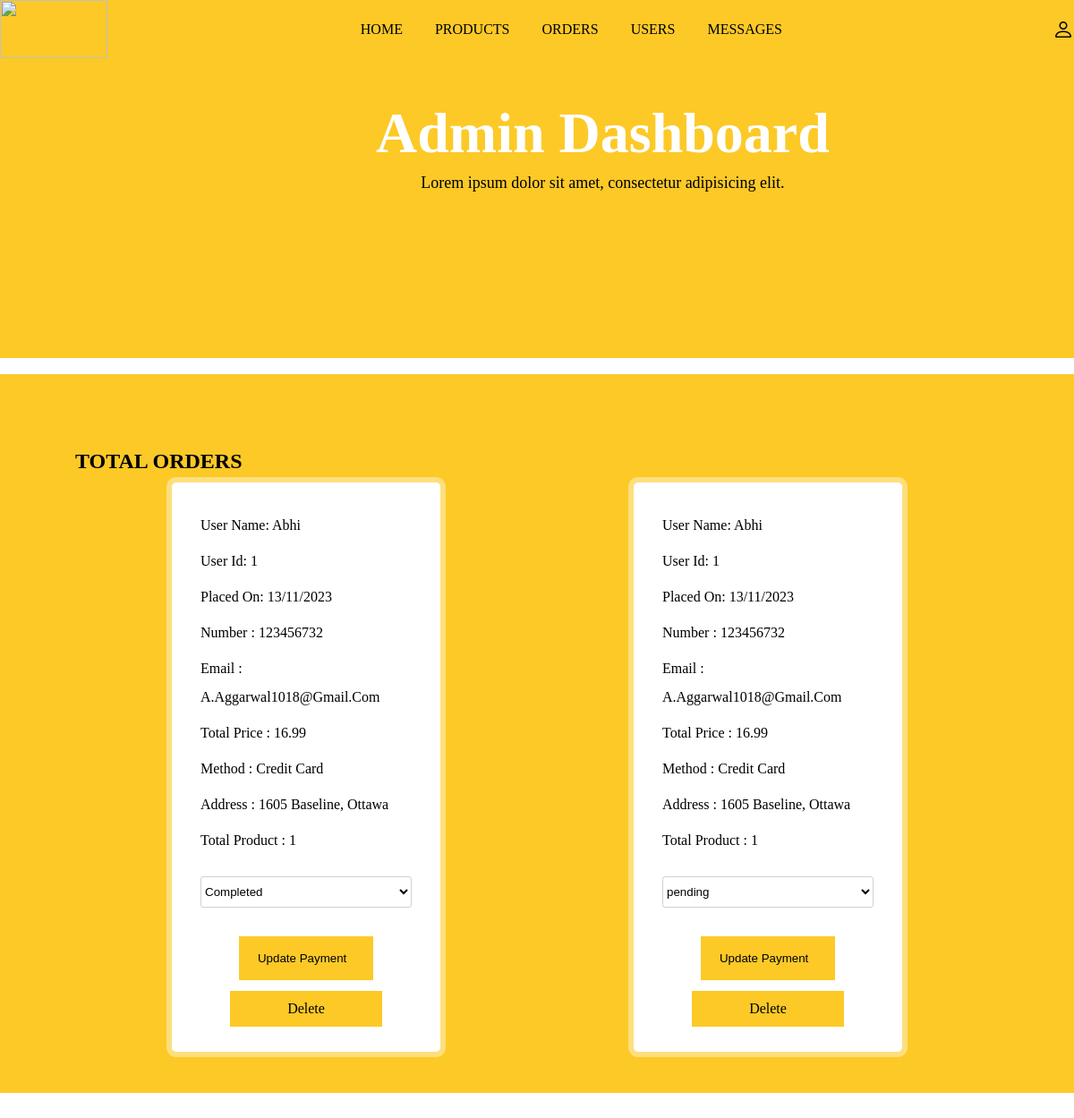
The app's page /admin_order.php (signed in) with its own data.
### tables this page shows
CREATE TABLE `order` (
  `id` int(255) NOT NULL,
  `user_id` int(255) NOT NULL,
  `name` varchar(255) NOT NULL,
  `number` varchar(255) NOT NULL,
  `email` varchar(255) NOT NULL,
  `method` varchar(255) NOT NULL,
  `address` varchar(255) NOT NULL,
  `total_products` varchar(255) NOT NULL,
  `total_price` varchar(255) NOT NULL,
  `placed_on` varchar(255) NOT NULL,
  `payment_status` varchar(255) NOT NULL DEFAULT 'pending'
);

### admin_order.php (the view, shortened to what this page needs)
<?php
include 'connection.php';
?>
<!DOCTYPE html>
<html lang="en">
<head>
    <link rel="stylesheet" href="https://cdn.jsdelivr.net/npm/bootstrap-icons@1.9.1/font/bootstrap-icons.css">
    <link rel="stylesheet" type="text/css" href="style.css">
</head>
<body>
    <?php include 'admin_header.php'; ?>
    <section class="order-container">
        <h1 class="title">total orders</h1>
        <div class="box-container">
            <?php
            $select_orders = mysqli_query($conn,"SELECT * FROM `order`") or die('qurey failed');
            if(mysqli_num_rows($select_orders)>0){
                while($fetch_orders = mysqli_fetch_assoc($select_orders)){
                    ?>
                    <div class="box">
                        <p>user name: <span><?php echo $fetch_orders['name']; ?></span></p>
                        <p>user id: <span><?php echo $fetch_orders['user_id']; ?></span></p>
                        <p>placed on: <span><?php echo $fetch_orders['placed_on']; ?></span></p>
                        <p>number : <span><?php echo $fetch_orders['number']; ?></span></p>
                        <p>email : <span><?php echo $fetch_orders['email']; ?></span></p>
                        <p>total price : <span><?php echo $fetch_orders['total_price']; ?></span></p>
                        <p>method : <span><?php echo $fetch_orders['method']; ?></span></p>
                        <p>address : <span><?php echo $fetch_orders['address']; ?></span></p>
                        <p>total product : <span><?php echo $fetch_orders['total_products']; ?></span></p>
                        <form method="post">
                            <select name="update_payment">
                                <option disabled selected><?php echo $fetch_orders['payment_status']; ?></option>
                            </select>
                            <input type="submit" name="update_order" value="update payment" class="delete btn">
                            <a href="admin_order.php?delete=<?php echo $fetch_orders['id']; ?>" onclick="return confirm
                         ('delete this order')" class="delete">delete</a>
                        </form>
                </div>
                <?php
                }
            } else {
                echo '
                <div class="empty">
                <p>no orders yet!</p>
                </div>
                ';
            }
    ?>
        </div>
</section>
</body>
</html>

### style.css (style rules this page uses)
* { margin: 0; padding: 0; box-sizing: border-box; }
:root { --box-shadow: 0px 0px 0px 6px rgb(255 255 255/40%); --orange: #fcc927; }
a { text-decoration: none; }
.btn { color: var(--orange); border-radius: 10px; padding: 8rem 2.5em; text-transform: uppercase; background: #fff; cursor: pointer; }
input,button, textarea,select { outline: none; border: 1px solid #55555544; background: transparent; width: 100%; padding: 1rem 1.5rem; border-radius: 10px; margin: 1rem 3rem; }
input[type=submit] { cursor: pointer; }
.box-container .box { background: #fff; box-shadow: var(--box-shadow); padding: 2rem; text-align: center; border-radius: 5px; }
.order-container { position: relative; background: var(--orange); margin-top: -3.5rem; }
.order-container::before { background-image: url('img/14.png'); top: -100px; }
.box-container { display: flex; flex-direction: row; justify-content: space-around; flex-wrap: wrap; }
.box { margin: 10px; text-align: center; width: 300px; }
.box-container .box { line-height: 2; width: 300px; }
.edit, .delete { color:black; background: var(--orange); padding: .5rem 1.5rem; text-transform: capitalize; line-height: 2; }
.message-container .title, .order-container .title { text-transform: uppercase; padding-top: 3rem; }
.order-container { padding: 3% 7%; }
.box-container .box { text-align: left; padding: 1rem, 2rem; }
.order-container .box p { margin-bottom: .5rem; text-transform: capitalize; color: black }
.order-container form { text-align: center; }
.order-container form select { width: 100%; margin: 1rem auto; padding: .5rem 0; cursor: pointer; border-radius: 3px; }
.order-container form input { width: 40%; border-radius: unset; border: none; background: var(--orange); color: #000; text-transform: capitalize; }
.order-container .box .delete { padding: .7rem 4rem; }
.order-container .box .btn { width: 150; padding-left: 1.3rem; margin-left: 2.7rem; }

### records on screen
order: name "Abhi", user "1", placed_on "13/11/2023", number "123456732", email "A.aggarwal1018@gmail.com", total_price "16.99", method "Credit Card", address "1605 Baseline, Ottawa", total_products "1", update_payment "Completed"
order: name "Abhi", user "1", placed_on "13/11/2023", number "123456732", email "A.aggarwal1018@gmail.com", total_price "16.99", method "Credit Card", address "1605 Baseline, Ottawa", total_products "1", update_payment "pending"
